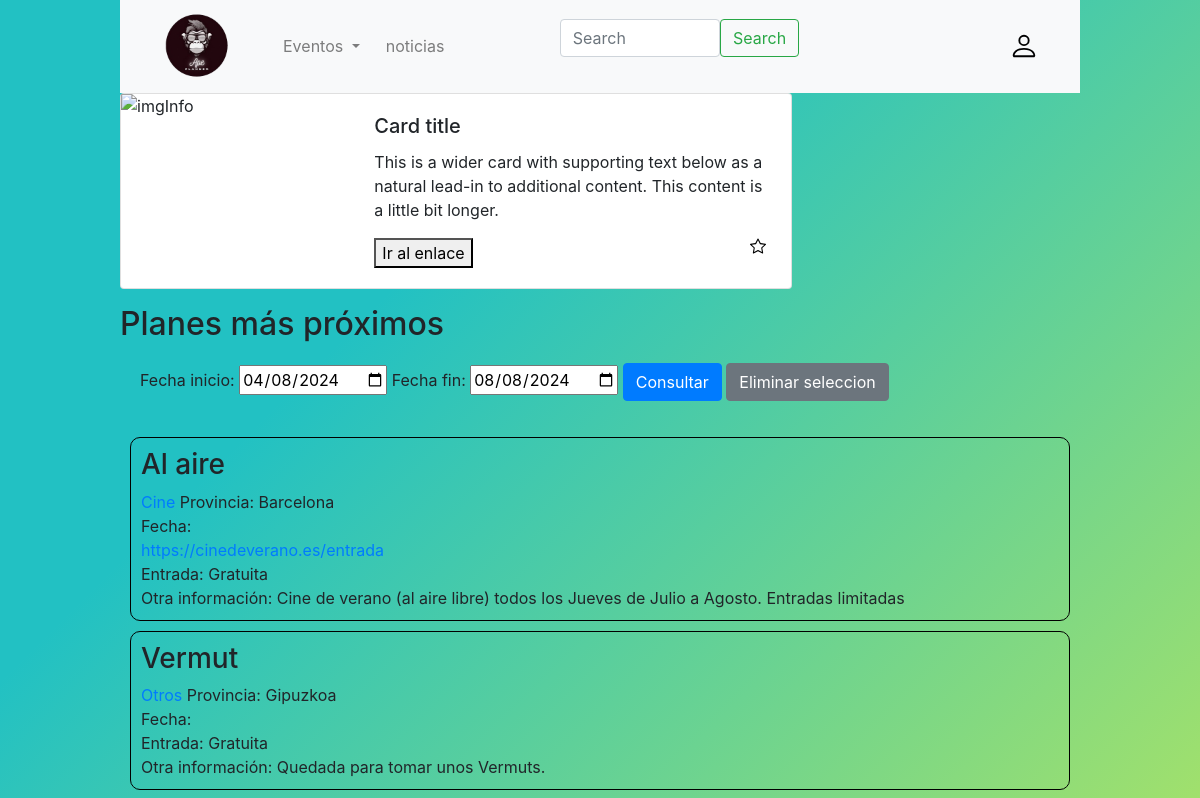
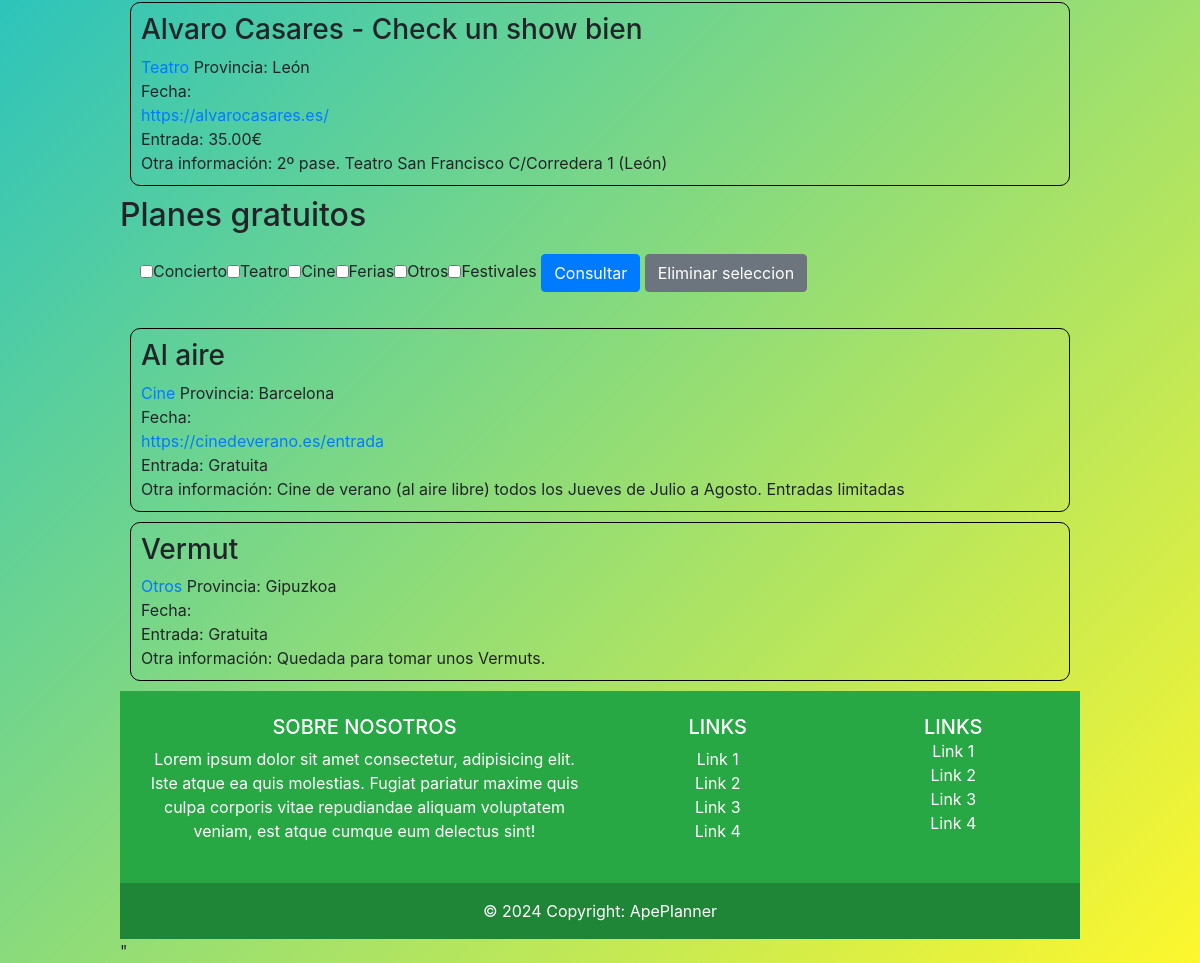
The page / on the database its author committed (2 pictures, top to bottom).
### tables this page shows
CREATE TABLE IF NOT EXISTS eventos(
    id_evento INT NOT NULL AUTO_INCREMENT,
    evento VARCHAR(200) NOT NULL,
    id_tipo INT NOT NULL,  
    id_grupo INT NULL,
    id_festival INT NULL,
    id_provincia INT NOT NULL,
    ubicacion VARCHAR(200) NOT NULL,
    fecha_inicio DATETIME NOT NULL,
    fecha_fin DATE NULL,
    precio DECIMAL(10,2) NOT NULL DEFAULT 0,
    web_evento VARCHAR(100) NULL,
    imagen_evento VARCHAR(100) NULL,
    info_evento VARCHAR(400) NULL,
    id_usuario INT NOT NULL,
    created_at TIMESTAMP NOT NULL DEFAULT CURRENT_TIMESTAMP(),
    PRIMARY KEY (id_evento),
    FOREIGN KEY (id_tipo) REFERENCES tipo_eventos (id_tipo) ON DELETE CASCADE ON UPDATE CASCADE,
    FOREIGN KEY (id_provincia) REFERENCES provincias (id_provincia) ON DELETE CASCADE ON UPDATE CASCADE,
    FOREIGN KEY (id_usuario) REFERENCES usuarios (id_usuario) ON DELETE CASCADE ON UPDATE CASCADE,
    FOREIGN KEY (id_festival) REFERENCES festivales (id_festival)ON DELETE CASCADE ON UPDATE CASCADE,
    FOREIGN KEY (id_grupo) REFERENCES grupos (id_grupo)ON DELETE CASCADE ON UPDATE CASCADE);

CREATE TABLE IF NOT EXISTS tipo_eventos(
    id_tipo INT NOT NULL AUTO_INCREMENT,
    categoria_evento VARCHAR(200) NOT NULL,
    PRIMARY KEY (id_tipo)    
);

CREATE TABLE IF NOT EXISTS provincias(
    id_provincia INT NOT NULL,
    provincia  VARCHAR(80) DEFAULT NULL,
    PRIMARY KEY (id_provincia));

### index.php (the view, shortened to what this page needs)
<link rel="stylesheet" href="css/styleNavbar.css" />
<link rel="stylesheet" href="https://cdn.jsdelivr.net/npm/bootstrap@4.0.0/dist/css/bootstrap.min.css">
<html>
<body>
  <?php
  require("database/datos.php");
  $con = mysqli_connect($host, $user, $pass, $db_name);
  $fecha = date("Y-m-d");
  $coste = "";
  echo "<head>
</head>
<nav id='barra_navegacion main-navbar' class='nav navbar navbar-expand-lg navbar-light bg-light'id='main-navbar'>
<div class='container-fluid'>
<a class='navbar-brand mr-auto' href='index.php'>
  <img src='img/LogoSinFondo.png' alt='Logo' width='80' class='d-inline-block align-text-top fotoNavbar' />
</a>
<div class='collapse navbar-collapse' id='navbarSupportedContent'>
  <ul class='navbar-nav ml-4'>
    <li class='nav-item dropdown'>
      <a class='nav-link dropdown-toggle' href='#' id='navbarEventos' role='button' data-toggle='dropdown' aria-haspopup='true' aria-expanded='false'>
        Eventos
      </a>
    </li class='nav-item'>
      <a class='nav-link' href='../../noticias.php' id='navbarLugar' role='button' aria-haspopup='true' aria-expanded='false'>
        noticias
      </a>
  </ul>
  <form class='d-flex mx-auto  col-md-4'>
    <input class='form-control me-2' type='search' placeholder='Search' aria-label='Search' />
    <button class='btn btn-outline-success' type='submit'>
      Search</button>
  </form>
  <ul class='navbar-nav ml-auto align-items-center'>
    <li class='nav-item'>
      <div class='profile-icon-container'>
        <img id='profile-icon' src='img/person.svg' alt='Profile' />
      </div>
    </li>
  </ul>
</div>
</div>
</nav>
<section>
<div class='card mb-3' style='max-width: 70%;'>
  <div class='row g-0'>
    <div class='col-md-4'>
      <img id='imgInfo' src='https://doggiesintown.com/wp-content/uploads/2023/08/El-Fascinante-Mundo-del-Perro-Salchicha-Explorando-su-Historia-Crianza-y-Personalidad-Unica-Doggies-in-Town-1200x676-5.jpg' alt='imgInfo' style='max-width: 100%; height: auto;' />
    </div>
    <div class='col-md-8'>
      <div class='card-body'>
        <h5 class='card-title'>Card title</h5>
        <p class='card-text'>This is a wider card with supporting text below as a natural lead-in to additional content. This content is a little bit longer.</p>
        <div class='row'>
          <div class='col-md-11'>
            <button onclick='window.location.href = 'https://doggiesintown.com/wp-content/uploads/2023/08/El-Fascinante-Mundo-del-Perro-Salchicha-Explorando-su-Historia-Crianza-y-Personalidad-Unica-Doggies-in-Town-1200x676-5.jpg''>Ir al enlace</button>
          </div>
          <div class='star-icon-container col-md-4¡1'>
            <a href=''>
              <img id='star-icon' src='img/star.svg' alt='Star' />
            </a>
          </div>
        </div>
      </div>
    </div>
  </div>
</div>
</section>
<section>
  <div id='recientes'>
    <h2>Planes más próximos</h2>
    <div style='padding: 10px; margin: 10px'>
      <form action='" . $_SERVER['PHP_SELF'] . "' method='post'>
        <label for='f_inicio'>Fecha inicio:</label>
        <input type='date' id='f_inicio' name='f_inicio' id='f_inicio' value='$fecha'>
        <label for='f_fin'>Fecha fin:</label>
        <input type='date' id ='f_fin' name='f_fin' id='f_fin' value='" . date('Y-m-d', strtotime('+4 months')) . "'>
        <input class='btn btn-primary' type='submit' id='consultar' name='consultar' value='Consultar'/>
        <button class='btn btn-secondary' type='reset' id='eliminar' name='eliminar'>Eliminar seleccion</button>
      </form></div>";
  $query = "SELECT e.*, t.categoria_evento, g.nombre_grupo, g.web_grupo, g.info_grupo, f.*, p.provincia FROM eventos e LEFT JOIN tipo_eventos t ON e.id_tipo = t.id_tipo LEFT JOIN grupos g ON e.id_grupo = g.id_grupo LEFT JOIN festivales f ON f.id_festival = e.id_festival INNER JOIN provincias p ON p.id_provincia = e.id_provincia WHERE e.fecha_inicio BETWEEN CURDATE() AND CURDATE()+INTERVAL 4 MONTH";
  $result = mysqli_query($con, $query);
  while ($row = mysqli_fetch_array($result)) {
    extract($row);
    if ($precio == 0) {
      $coste = "Gratuita";
    } else {
      $coste = $precio . "€";
    }
    echo "<div style='border: 1px solid black; margin: 10px; padding: 10px; border-radius: 10px;'>
            <div><img src='$imagen_evento'></div>
            <div><img src='$imagen_festival'></div>
            <div>
                <h3>$evento</h3>
                <span><a href='#'>$categoria_evento</a></span>
                <span>Provincia: $provincia</span>
                <div>
                    <span><a href='$web_grupo'>$nombre_grupo</a></span>
                    <span>$info_grupo</span>
                    <span><a href='$web_festival'>$nombre_festival</a></span>
                    <span>$info_festival</span>
                </div>
                <div>
                    <span>Fecha: $fecha_inicio</span>
                    <span>$fecha_fin</span>
                </div>
                <div><a href='$web_evento'>$web_evento</a></div>
                <span>Entrada: $coste</span>
                <div>Otra información: $info_evento</div>
            </div>
            </div>";
  }
  echo "</div></section>
<section>
  <div>
    <h2>Planes gratuitos</h2>
    <div style='padding: 10px; margin: 10px'>
      <form action='" . $_SERVER['PHP_SELF'] . "' method='post'>";
      $query_categoria = "SELECT * FROM tipo_eventos";
      $result= mysqli_query($con, $query_categoria);
      while ($row = mysqli_fetch_array($result)) {
        extract($row);
        echo "<input type='checkbox' name='categoria[]' value='$id_tipo'>$categoria_evento";
      }
    echo "<input type='checkbox' name='festivales'>Festivales
        <input class='btn btn-primary' type='submit' id='consultar' name='consultar' value='Consultar'/>
        <button class='btn btn-secondary' type='reset' id='eliminar' name='eliminar'>Eliminar seleccion</button>
      </form></div>
      <div id='gratis'>";
  $query = "SELECT e.*, t.categoria_evento, g.nombre_grupo, g.web_grupo, g.info_grupo, f.*, p.provincia FROM eventos e LEFT JOIN tipo_eventos t ON e.id_tipo = t.id_tipo LEFT JOIN grupos g ON e.id_grupo = g.id_grupo LEFT JOIN festivales f ON f.id_festival = e.id_festival INNER JOIN provincias p ON p.id_provincia = e.id_provincia WHERE e.precio = 0 AND e.fecha_inicio BETWEEN CURDATE() AND CURDATE()+INTERVAL 4 MONTH";
  $result = mysqli_query($con, $query);
  while ($row = mysqli_fetch_array($result)) {
    extract($row);
    if ($precio == 0) {
      $coste = "Gratuita";
    } else {
      $coste = $precio . "€";
    }
    echo "<div style='border: 1px solid black; margin: 10px; padding: 10px; border-radius: 10px;'>
              <div><img src='$imagen_evento'></div>
              <div><img src='$imagen_festival'></div>
              <div>
                  <h3>$evento</h3>
                  <span><a href='#'>$categoria_evento</a></span>
                  <span>Provincia: $provincia</span>
                  <div>
                      <span><a href='$web_grupo'>$nombre_grupo</a></span>
                      <span>$info_grupo</span>
                      <span><a href='$web_festival'>$nombre_festival</a></span>
                      <span>$info_festival</span>
                  </div>
                  <div>
                      <span>Fecha: $fecha_inicio</span>
                      <span>$fecha_fin</span>
                  </div>
                  <div><a href='$web_evento'>$web_evento</a></div>
                  <span>Entrada: $coste</span>
                  <div>Otra información: $info_evento</div>
              </div>
            </div>";
  }
  echo "</div>";
  echo "</div></section>";
  ?>
  <footer class='bg-success text-white text-center text-lg-start footer '>
    <div class='container p-4 footerInfo'>
      <div class='row'>
        <div class='col-lg-6 col-md-12 mb-4 mb-md-0'>
          <h5 class='text-uppercase'>Sobre Nosotros</h5>
          <p>
            Lorem ipsum dolor sit amet consectetur, adipisicing elit. Iste atque ea quis
            molestias. Fugiat pariatur maxime quis culpa corporis vitae repudiandae aliquam
            voluptatem veniam, est atque cumque eum delectus sint!
          </p>
        </div>
        <div class='col-lg-3 col-md-6 mb-4 mb-md-0'>
          <h5 class='text-uppercase'>Links</h5>
          <ul class='list-unstyled mb-0'>
            <li>
              <a href='#!' class='text-white'>Link 1</a>
            </li>
            <li>
              <a href='#!' class='text-white'>Link 2</a>
            </li>
            <li>
              <a href='#!' class='text-white'>Link 3</a>
            </li>
            <li>
              <a href='#!' class='text-white'>Link 4</a>
            </li>
          </ul>
        </div>
        <div class='col-lg-3 col-md-6 mb-4 mb-md-0'>
          <h5 class='text-uppercase mb-0'>Links</h5>
          <ul class='list-unstyled'>
            <li>
              <a href='#!' class='text-white'>Link 1</a>
            </li>
            <li>
              <a href='#!' class='text-white'>Link 2</a>
            </li>
            <li>
              <a href='#!' class='text-white'>Link 3</a>
            </li>
            <li>
              <a href='#!' class='text-white'>Link 4</a>
            </li>
          </ul>
        </div>
      </div>
    </div>
    <div class='text-center p-3 footerCopyright' style='background-color: rgba(0, 0, 0, 0.2);'>
      © 2024 Copyright:
      <a class='text-white' href=''>ApePlanner</a>
    </div>
  </footer>"
</body>
</html>

### css/styleNavbar.css (style rules this page uses)
html { min-height: 100%; position: relative; }
body { background: rgb(34, 193, 195); background: linear-gradient( 135deg, rgba(34, 193, 195, 1) 23%, rgba(253, 247, 45, 1) 100% ); background-repeat: no-repeat; background-size: contain; background-position: center center; background-attachment: fixed; font-family: Arial, sans-serif; background-color: aquamarine; padding-left: 10%; padding-right: 10%; margin: 0; margin-bottom: 40px; min-height: 100vh; display: flex; flex-direction: column; }
.profile-icon-container { position: relative; display: inline-block; }
.footer { width: 100%; margin-top: auto; }
.fotoNavbar { cursor: pointer; float: left; padding-right: 10px; }
.navbar-brand { padding-left: 10px; width: auto; }
.nav { display: flex; justify-content: center; align-items: center; list-style-type: none; }
.nav-item { margin: 0 10px; }
.form-control { width: 300px; }
#profile-icon { width: 30px; cursor: pointer; position: relative; z-index: 1000; }

### rows shown on the page
eventos: evento "Al aire", id_tipo.categoria_evento "Cine", id_provincia.provincia "Barcelona", web_evento "https://cinedeverano.es/entrada", precio "Gratuita", info_evento "Cine de verano (al aire libre) todos los Jueves de Julio a Agosto. Entradas limitadas"
eventos: evento "Vermut", id_tipo.categoria_evento "Otros", id_provincia.provincia "Gipuzkoa", precio "Gratuita", info_evento "Quedada para tomar unos Vermuts."
eventos: evento "Alvaro Casares - Check un show bien", id_tipo.categoria_evento "Teatro", id_provincia.provincia "León", web_evento "https://alvarocasares.es/", precio "35.00€", info_evento "2º pase. Teatro San Francisco C/Corredera 1 (León)"
tipo_eventos: categoria_evento "Concierto"
tipo_eventos: categoria_evento "Teatro"
tipo_eventos: categoria_evento "Cine"
tipo_eventos: categoria_evento "Ferias"
tipo_eventos: categoria_evento "Otros"
